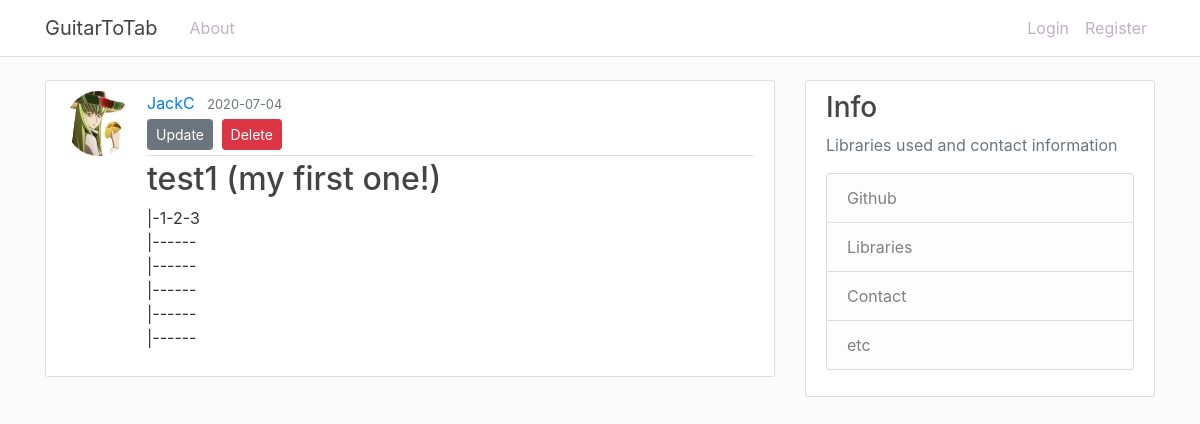
The app's page /tab/1, older data.
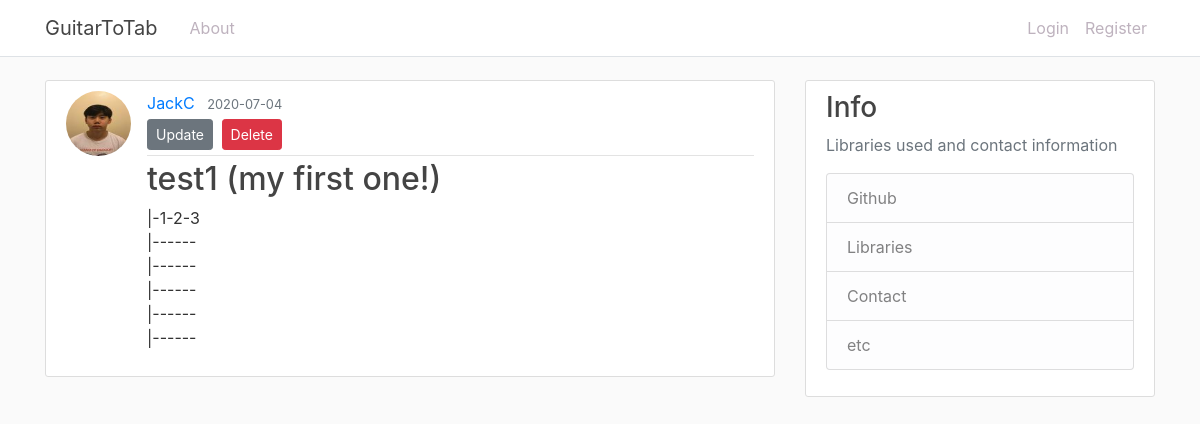
The same page, newer data.
### guitartotab/models.py (models this page shows, shortened)
class User(db.Model, UserMixin):
    id = db.Column(db.Integer, primary_key=True)
    username = db.Column(db.String(20), unique=True, nullable=False)
    email = db.Column(db.String(120), unique=True, nullable=False)
    image_file = db.Column(db.String(20), nullable=False, default='default.jpg')
    password = db.Column(db.String(60), nullable=False)
    tabs = db.relationship('Tab', backref='author', lazy=True)

### guitartotab/tabs/routes.py (the view)
@tabs.route('/tab/<int:tab_id>')
def tab(tab_id):
    tab = Tab.query.get_or_404(tab_id)
    return render_template('tab.html', title=tab.title, tab=tab)

### guitartotab/templates/tab.html (shortened to what this page needs)
{% extends "base.html" %}
{% block content %}
    <article class="media content-section">
      <img class="rounded-circle article-img" src="{{ url_for('static', filename='profile_pics/' + tab.author.image_file) }}">          <div class="media-body">
        <div class="article-metadata">
          <a class="mr-2" href="#">{{ tab.author.username }}</a>
          <small class="text-muted">{{ tab.date_posted.strftime('%Y-%m-%d') }}</small>
          <div>
            <a class="btn btn-secondary btn-sm mt-1 mb-1" href="{{ url_for('tabs.update_tab', tab_id=tab.id) }}">Update</a>
            <button type="button" class="btn btn-danger btn-sm m-1" data-toggle="modal" data-target="#deleteModal">Delete</button>
          </div>
        </div>
        <h2 class="article.title">{{ tab.title }}</h2>
        <p class="article-content">{{ tab.content }}</p>
      </div>
    </article>
{% endblock content %}

Row changes from the older to the newer data that the page shows:
changed User "JackC": image_file: a different picture
